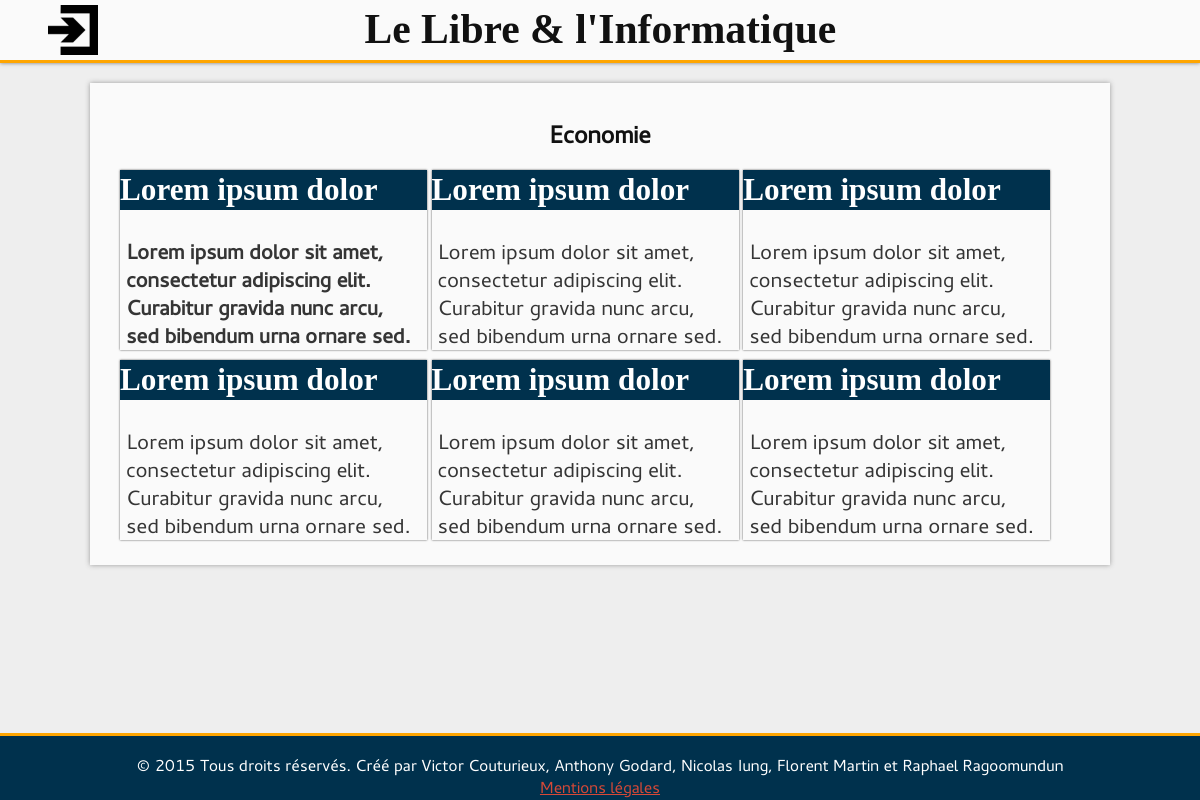
The page /categorie/?id=2 on the database its author committed.
### tables this page shows
CREATE TABLE `Categorie` (
  `id_Categorie` int(10) unsigned NOT NULL AUTO_INCREMENT,
  `intitule_Categorie` varchar(255) NOT NULL,
  `description_Categorie` text NOT NULL,
  PRIMARY KEY (`id_Categorie`)
);

CREATE TABLE `Article` (
  `id_Article` int(10) unsigned NOT NULL AUTO_INCREMENT,
  `contenu_Article` text NOT NULL,
  `date_parution_Article` timestamp NOT NULL DEFAULT CURRENT_TIMESTAMP,
  `nom_Article` varchar(255) NOT NULL,
  `Categorie_Article` int(10) unsigned NOT NULL,
  `last_modification_Article` int(10) unsigned NOT NULL,
  `Auteur_Article` int(10) unsigned NOT NULL,
  PRIMARY KEY (`id_Article`,`Categorie_Article`,`last_modification_Article`,`Auteur_Article`),
  KEY `article-categorie-link` (`Categorie_Article`),
  KEY `article-modification-link` (`last_modification_Article`),
  KEY `article-to-author-link` (`Auteur_Article`),
  CONSTRAINT `article-categorie-link` FOREIGN KEY (`Categorie_Article`) REFERENCES `Categorie` (`id_Categorie`),
  CONSTRAINT `article-modification-link` FOREIGN KEY (`last_modification_Article`) REFERENCES `Modification` (`id_Modification`),
  CONSTRAINT `article-to-author-link` FOREIGN KEY (`Auteur_Article`) REFERENCES `Utilisateur` (`id_Utilisateur`)
);

### include/functions.php (called while the page is built, shortened)
<?php
	function connectDB()
	{
		include("config.php");
		$link = new PDO('mysql:host='.$config['mysql']['host'].';port='.$config['mysql']['port'].';dbname='.$config['mysql']['db'].';charset=UTF8;',$config['mysql']['user'],$config['mysql']['password'], array(PDO::ATTR_PERSISTENT=>true));
		return $link;
	}
	function queryDB($req)
	{
		$link = connectDB();
		$que = $link->query($req) or die($req);
		$ret = $que->fetchAll();
		return $ret;
	}

### include/functionCatego.php (called while the page is built, shortened)
<?php
	include_once 'functions.php';
  	function GetCategoryNameByiD($id)
  	{
  		$req = 'SELECT intitule_Categorie
  				FROM Categorie WHERE id_Categorie ='.$id;
  		return queryDB($req)[0]['intitule_Categorie'];
  	}

### include/createTicket.php (called while the page is built, shortened)
<?php
    include_once 'functions.php';
	function getArticleByCategory($id_category)
    {
		$req = 'SELECT id_Article, nom_article, contenu_article
				From Article
				WHERE Categorie_Article = "' . $id_category . '"';
		return queryDB($req);
    }

### include/minArticle.php (the view)
<?php
function displayMinArticle($id, $name, $content, $dir)
{
	$link = $dir . 'article/?id=' . $id;
?>
	<a href="<?php echo $link; ?>" class="pub_link">
		<h2><?php echo $name; ?></h2>
		<p><?php echo html_entity_decode($content); ?></p>
	</a>
<?php
}
?>

### categorie/index.php (shortened to what this page needs)
<?php
include_once('../include/minArticle.php');
include_once('../include/functionCatego.php');
include_once('../include/createTicket.php');
?>
<!DOCTYPE html>
<html lang="fr">
	<head>
		<link rel="stylesheet" href="../style/base.css">
		<link rel="stylesheet" href="../style/minArticle.css">
		<link rel="stylesheet" href="../style/defil.css">
		<link rel="stylesheet" href="../style/categorie.css">
		<link rel="stylesheet" href="../style/input.css">
	</head>
	<body>
		<div id="container">
			<?php require('../include/head.php'); ?>
			<div id="main">
				<section>
				<?php
				if(isset($_GET['id'])):
				$id = htmlentities($_GET['id']);
				$name = GetCategoryNameByiD($id);
				if(!empty($name)):
				?>
				<h1><?php echo $name;?></h1>
				<?php
				$postList = getArticleByCategory($id);
				if(count($postList) < 10)
				{
					$nb = count($postList);
				}else
				{
					$nb = 10;
				}
				for($i = 0; $i < $nb; $i++)
				{
					displayMinArticle($postList[$i]['id_Article'], $postList[$i]['nom_article'], $postList[$i]['contenu_article'], $dir);
				}
				else:
				echo '<p style="text-align:center;">404 cette catégorie n\'éxite pas.</p>';
				http_response_code(404);
				endif;
				else:
				echo '<p style="text-align:center;">Il n\'y a aucune catégorie de sélectionnée.</p>';
				http_response_code(404);
				endif;
				?>
				</section>
			</div>
			<?php
			require('../include/foot.php');
			?>
		</div>
	</body>
</html>

### style/base.css (style rules this page uses)
html, body { font-family: Cantarell, Cantarell_up, sans-serif; color: #353535; margin: 0; height: 100%; background-color: #EEE; }
h1, h2, h3, h4, h5, h6 { color: #111; }
a { color: #D64937; }
#container { min-height: 100%; position: relative; }
#main { padding-bottom: 60px }
section { background-color: #FAFAFA; box-shadow: 0px 0px 5px #999; min-width: 300px; width: 80%; margin: 20px auto; padding: 15px 2.5%; }

### style/minArticle.css (style rules this page uses)
a.pub_link { display: inline-block; min-width: 200px; min-height: 110px; max-height: 180px; width: 100%; margin-bottom: 5px; overflow: hidden; box-shadow: 0 0 2px #555; color: #353535; text-decoration: none; transition: box-shadow 0.15s; }
a.pub_link p { padding: 6px; }
a.pub_link h2 { font-family: serif; background-color: #00314D; margin: 0; color: white; padding: 2px 0; }

### style/defil.css (style rules this page uses)
section h1 { text-align: center; }
a.pub_link { height: 200px; width: 32%; }

### style/categorie.css (style rules this page uses)
section a { text-decoration: none; font-size: 1.3em; }

### rows shown on the page
categorie: intitule_Categorie "Economie"
article: nom_Article "Lorem ipsum dolor", contenu_Article "Lorem ipsum dolor sit amet, consectetur adipiscing elit. Curabitur gravida nunc arcu, sed bibendum urna ornare sed.…"
article: nom_Article "Lorem ipsum dolor", contenu_Article "Lorem ipsum dolor sit amet, consectetur adipiscing elit. Curabitur gravida nunc arcu, sed bibendum urna ornare sed.…"
article: nom_Article "Lorem ipsum dolor"
article: nom_Article "Lorem ipsum dolor"
article: nom_Article "Lorem ipsum dolor"
article: nom_Article "Lorem ipsum dolor"
